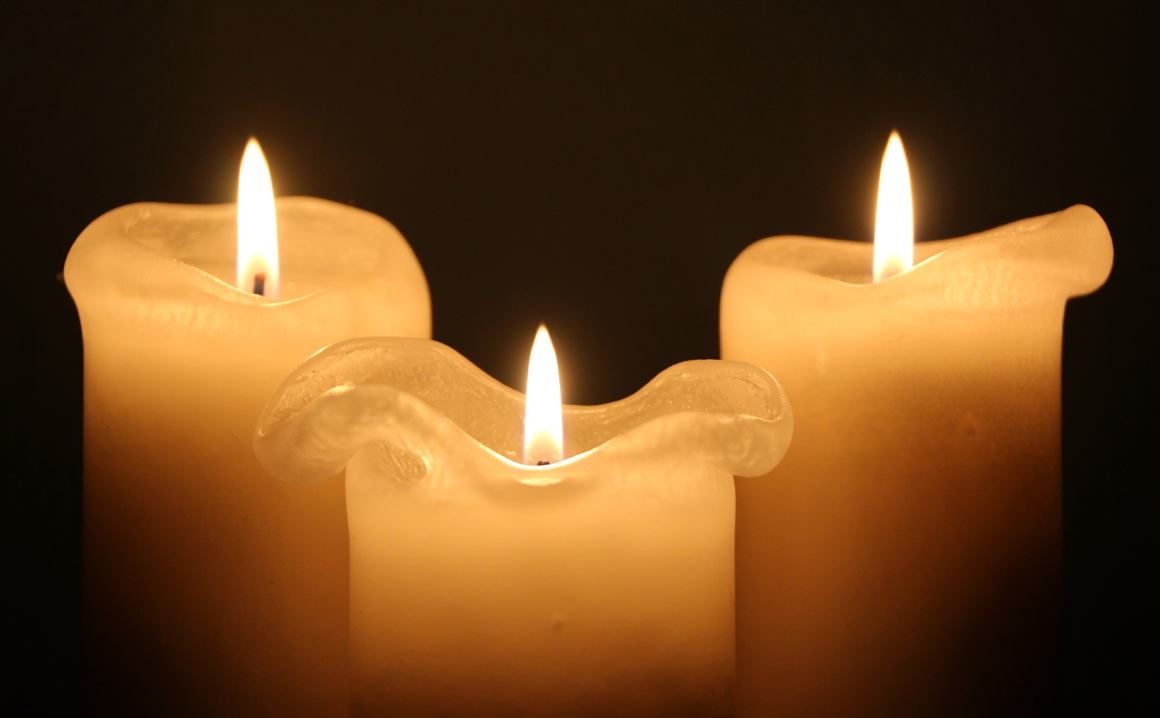
%> input picture Laboratorios/L4_NuclearMedicine/SmallCandel.png, 1160 x 718 px
$ octave NuclearMedicine.m   (GNU Octave 9; MATLAB toolbox functions it lacks are replaced by stand-ins)
%> lines starting %> are read from the running program, lines starting %| are printed output that depends on the picture
%%

f=imread('SmallCandel.png');
%> f is the input picture: size 718x1160x3 uint8; mean R, G, B 107, 68.2, 29.8
candlesmall = imresize(f,0.25);
%imwrite(candlesmall,"SmallCandel.png","png")
figure(1)
imshow(f)
psf=fspecial("disk",32); %% esto es lpo wue cambia, [px]
figure(2)

imshow(psf,[])
g=conv2(double(f(:,:,3)),psf,"same");
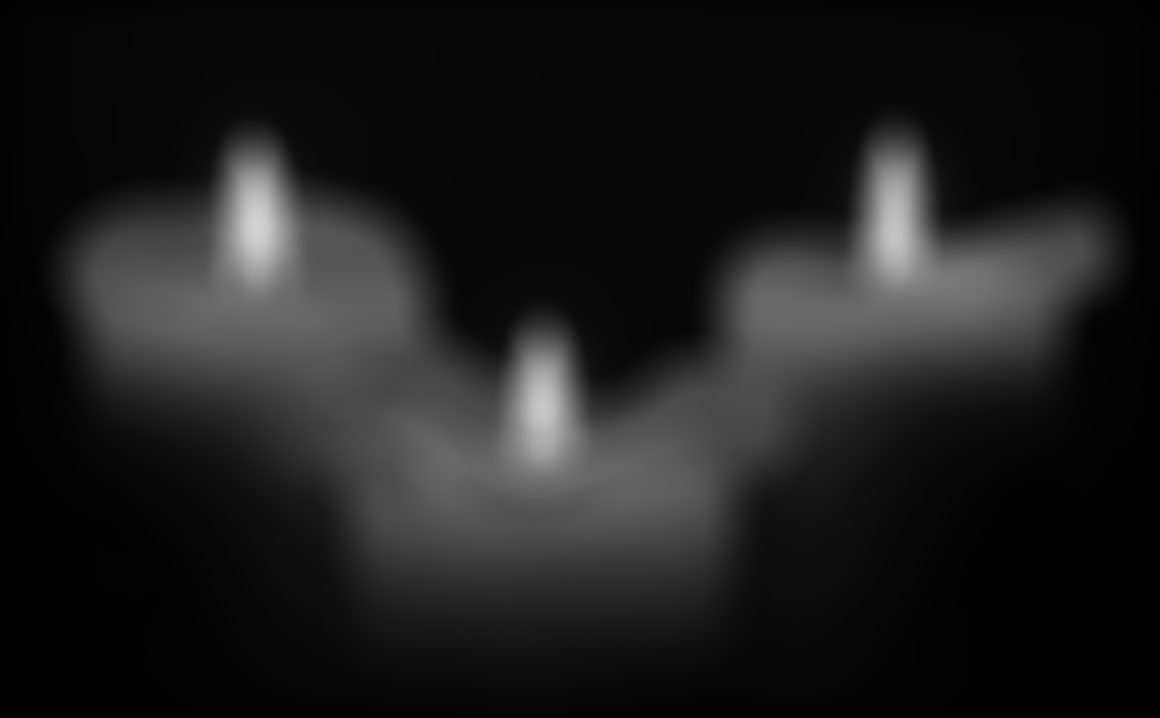
%> g: size 718x1160 double; min 0.0464, max 211.1, mean 29.7
figure(2)
imshow(g,[])

psf=fspecial("disk",5);
psfcol = conv2(psf,psf);
figure(3)
mesh(psfcol)
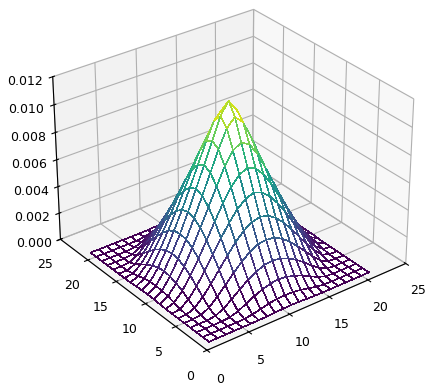
%> figure redrawn from the program's plot data

g=conv2(double(f(:,:,3)),psfcol,"same");
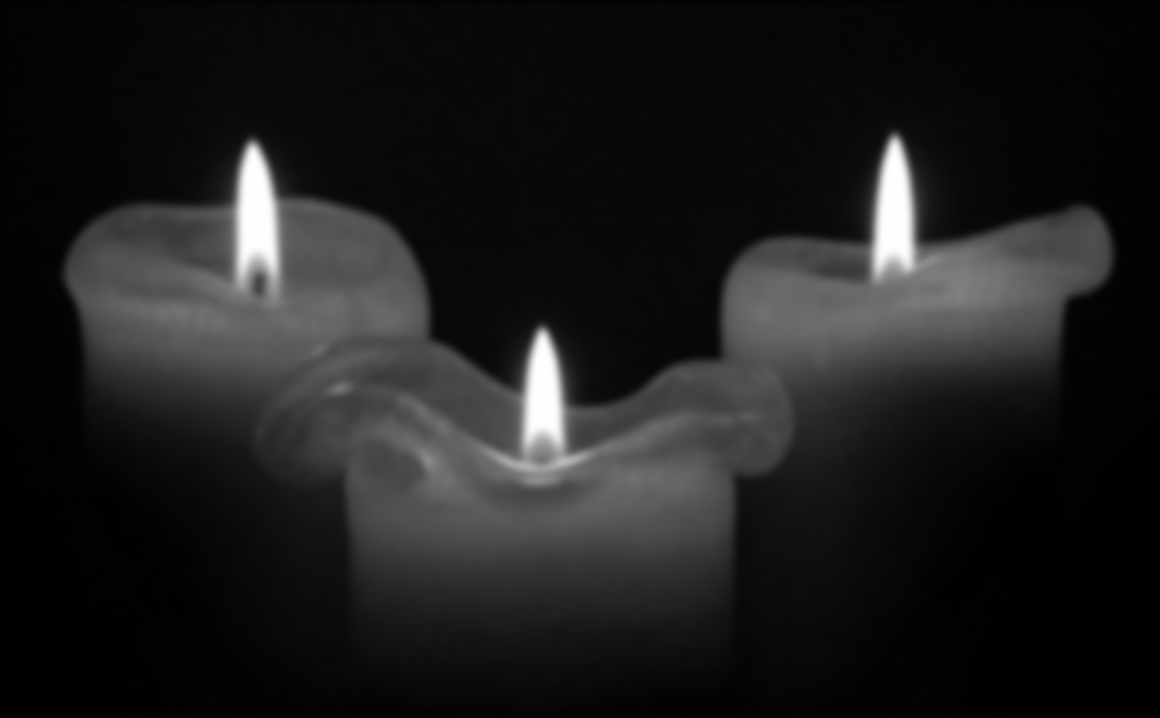
%> g: size 718x1160 double; min 0.00373, max 255, mean 29.8; drawn with min black and max white
figure(4)
imshow(g,[])

figure(5)
sz = size(f);
%> sz = [718 1160 3]
mtf = abs(fft2(psf,sz(1),sz(2)));
%imshow(fftshift(mtf),[])
%mesh(fftshift(mtf))
%figure(6)
plot(mtf(1:sz/2,1))
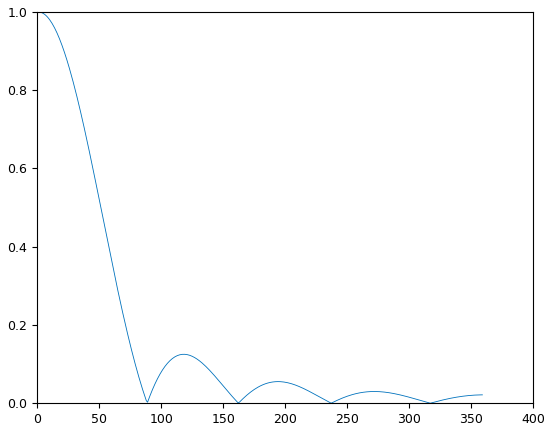
%> figure redrawn from the program's plot data; curve peaks at x = 1, y = 1

%%
f=imread('SmallCandel.png');
candlesmall = imresize(f,0.25);

figure
% subplot(2,4,[1 5])
% imshow(f)
%> (the run ends here)
